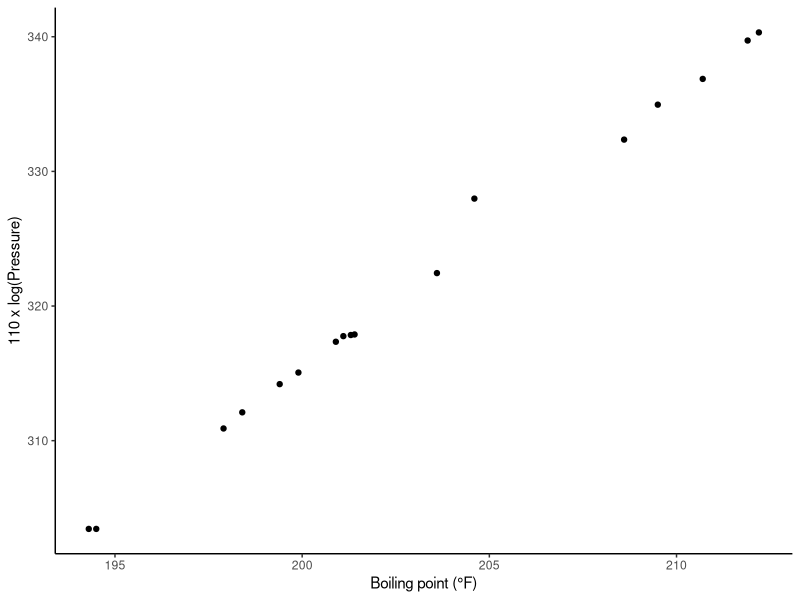
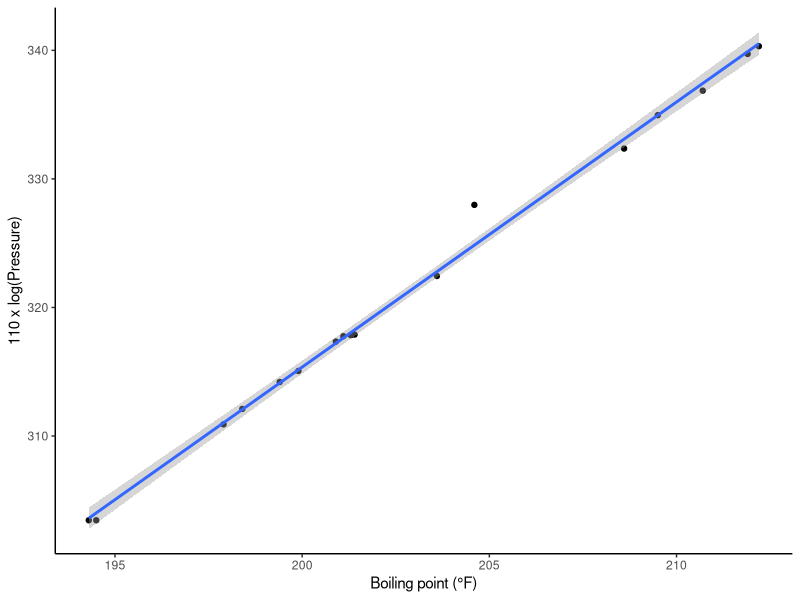
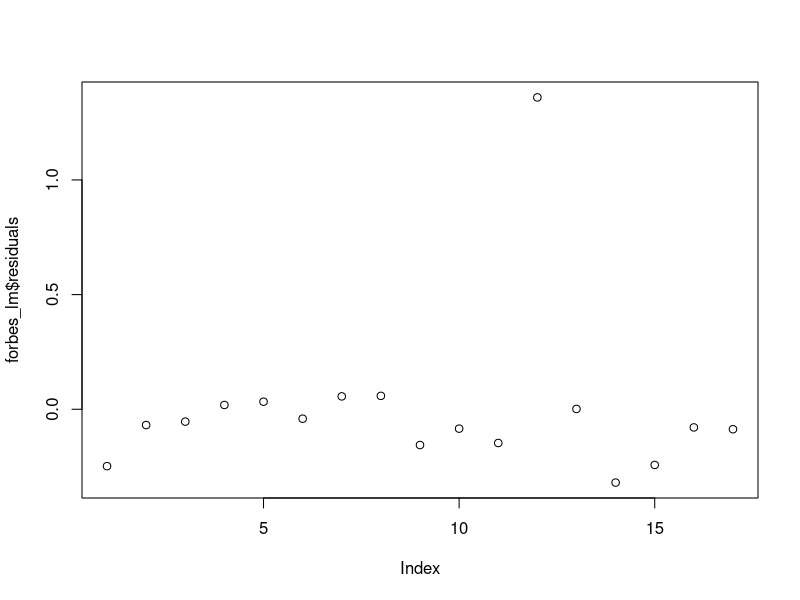

R code for these plots, in order:
###########################################################################
# 3-day R workshop 
# Day 3
# Morning
# 03_linear_models.R
###########################################################################

# Linear model ------------------------------------------------------------
# Forbes (1857) measured the boiling point of water and atmospheric 
# pressure at 17 locations

# The data suggests a linear relationship between the boiling point
# of water in degrees Farenheit (X) and 100*log(Pressure) (Y) 
# Y = β0 + β1X == y = mx + c

# Load packages
library(tidyverse)
library(broom)

# Load the data
bp_df <- read_delim("Day_3/data/forbes.txt", delim = "\t", trim_ws = TRUE)

# 1. Plot the data

ggplot(data = bp_df, aes(x = Boilingpt, y = 100*log(Pressure))) +
  geom_point() +
  labs(x = "Boiling point (°F)",
       y = "110 x log(Pressure)") +
  theme_classic()

# We are testing hypothesis that β1 = 0,
# The alternative hypothesis is that β1 != 0

# 2. Build the linear model

forbes_lm <- lm(100*log10(Pressure) ~ Boilingpt, data = bp_df)

# 3. Plot the data with the fitted line from the model

ggplot(data = bp_df, aes(x = Boilingpt, y = 100*log(Pressure))) +
  geom_point() +
  geom_smooth(method = "lm", se = TRUE) +
  labs(x = "Boiling point (°F)",
       y = "110 x log(Pressure)") +
  theme_classic()

# 4. Using the '$' operator, we can access individual outputs

forbes_lm$residuals

plot(forbes_lm$residuals)

# The residual for sample number 12 is quite large and will greatly
# inflate the residual sum of squares calculation
# Is this point an outlier, should it be removed?
# Need to consider leverage, influence, Cooks distance :S

# 5. Let's examine the lm output

forbes_lm

summary(forbes_lm)

# 6. Using the tidy() function from the broom package we can 
# collect the important outputs in a data frame 

forbes_lm_df <- tidy(forbes_lm)

forbes_lm_df
